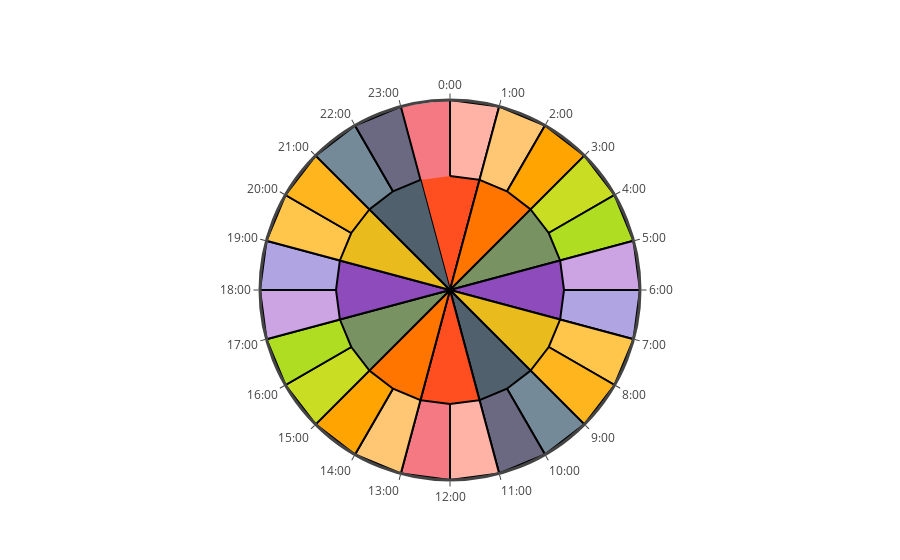

Write notebook code for a chart like this one.
### Code cell


### Figure 1 — Plotly figure (JSON) as saved in the notebook; plotly's stock layout.template omitted (floating-point values rounded to 4 significant figures)
{"data": [{"fill": "toself", "fillcolor": "#ffb3a7", "line": {"color": "black"}, "name": "子正", "r": [5, 5, 0, 0, 0, 0, 0, 0, 0, 0, 0, 0, 0, 0, 0, 0, 0, 0, 0, 0, 0, 0, 0, 0], "theta": ["0:00", "1:00", "2:00", "3:00", "4:00", "5:00", "6:00", "7:00", "8:00", "9:00", "10:00", "11:00", "12:00", "13:00", "14:00", "15:00", "16:00", "17:00", "18:00", "19:00", "20:00", "21:00", "22:00", "23:00"], "type": "scatterpolar", "uid": "515a1dfa-0132-4fba-9d79-58cbe2305857"}, {"fill": "toself", "fillcolor": "#ffc773", "line": {"color": "black"}, "name": "丑初", "r": [0, 5, 5, 0, 0, 0, 0, 0, 0, 0, 0, 0, 0, 0, 0, 0, 0, 0, 0, 0, 0, 0, 0, 0], "theta": ["0:00", "1:00", "2:00", "3:00", "4:00", "5:00", "6:00", "7:00", "8:00", "9:00", "10:00", "11:00", "12:00", "13:00", "14:00", "15:00", "16:00", "17:00", "18:00", "19:00", "20:00", "21:00", "22:00", "23:00"], "type": "scatterpolar", "uid": "41cab7e9-b76c-4fec-a17d-59e76bf0fcee"}, {"fill": "toself", "fillcolor": "#ffa400", "line": {"color": "black"}, "name": "丑正", "r": [0, 0, 5, 5, 0, 0, 0, 0, 0, 0, 0, 0, 0, 0, 0, 0, 0, 0, 0, 0, 0, 0, 0, 0], "theta": ["0:00", "1:00", "2:00", "3:00", "4:00", "5:00", "6:00", "7:00", "8:00", "9:00", "10:00", "11:00", "12:00", "13:00", "14:00", "15:00", "16:00", "17:00", "18:00", "19:00", "20:00", "21:00", "22:00", "23:00"], "type": "scatterpolar", "uid": "8d0a0db0-a96b-4c1a-b1ad-8ba151e23230"}, {"fill": "toself", "fillcolor": "#c9dd22", "line": {"color": "black"}, "name": "寅初", "r": [0, 0, 0, 5, 5, 0, 0, 0, 0, 0, 0, 0, 0, 0, 0, 0, 0, 0, 0, 0, 0, 0, 0, 0], "theta": ["0:00", "1:00", "2:00", "3:00", "4:00", "5:00", "6:00", "7:00", "8:00", "9:00", "10:00", "11:00", "12:00", "13:00", "14:00", "15:00", "16:00", "17:00", "18:00", "19:00", "20:00", "21:00", "22:00", "23:00"], "type": "scatterpolar", "uid": "9937b24f-aad8-4830-9f98-ffd3d8c9e9e0"}, {"fill": "toself", "fillcolor": "#afdd22", "line": {"color": "black"}, "name": "寅正", "r": [0, 0, 0, 0, 5, 5, 0, 0, 0, 0, 0, 0, 0, 0, 0, 0, 0, 0, 0, 0, 0, 0, 0, 0], "theta": ["0:00", "1:00", "2:00", "3:00", "4:00", "5:00", "6:00", "7:00", "8:00", "9:00", "10:00", "11:00", "12:00", "13:00", "14:00", "15:00", "16:00", "17:00", "18:00", "19:00", "20:00", "21:00", "22:00", "23:00"], "type": "scatterpolar", "uid": "db63ad2b-6e91-4f39-b810-fd261e76fe11"}, {"fill": "toself", "fillcolor": "#cca4e3", "line": {"color": "black"}, "name": "卯初", "r": [0, 0, 0, 0, 0, 5, 5, 0, 0, 0, 0, 0, 0, 0, 0, 0, 0, 0, 0, 0, 0, 0, 0, 0], "theta": ["0:00", "1:00", "2:00", "3:00", "4:00", "5:00", "6:00", "7:00", "8:00", "9:00", "10:00", "11:00", "12:00", "13:00", "14:00", "15:00", "16:00", "17:00", "18:00", "19:00", "20:00", "21:00", "22:00", "23:00"], "type": "scatterpolar", "uid": "12bc10e3-74db-4ee7-801a-db10b8a6fb6d"}, {"fill": "toself", "fillcolor": "#b0a4e3", "line": {"color": "black"}, "name": "卯正", "r": [0, 0, 0, 0, 0, 0, 5, 5, 0, 0, 0, 0, 0, 0, 0, 0, 0, 0, 0, 0, 0, 0, 0, 0], "theta": ["0:00", "1:00", "2:00", "3:00", "4:00", "5:00", "6:00", "7:00", "8:00", "9:00", "10:00", "11:00", "12:00", "13:00", "14:00", "15:00", "16:00", "17:00", "18:00", "19:00", "20:00", "21:00", "22:00", "23:00"], "type": "scatterpolar", "uid": "b14e3e2a-b679-4484-ab80-4b5638e3ceff"}, {"fill": "toself", "fillcolor": "#ffc64b", "line": {"color": "black"}, "name": "辰初", "r": [0, 0, 0, 0, 0, 0, 0, 5, 5, 0, 0, 0, 0, 0, 0, 0, 0, 0, 0, 0, 0, 0, 0, 0], "theta": ["0:00", "1:00", "2:00", "3:00", "4:00", "5:00", "6:00", "7:00", "8:00", "9:00", "10:00", "11:00", "12:00", "13:00", "14:00", "15:00", "16:00", "17:00", "18:00", "19:00", "20:00", "21:00", "22:00", "23:00"], "type": "scatterpolar", "uid": "e29878fc-6248-4cd4-a1f4-db1224e245cd"}, {"fill": "toself", "fillcolor": "#ffb61e", "line": {"color": "black"}, "name": "辰正", "r": [0, 0, 0, 0, 0, 0, 0, 0, 5, 5, 0, 0, 0, 0, 0, 0, 0, 0, 0, 0, 0, 0, 0, 0], "theta": ["0:00", "1:00", "2:00", "3:00", "4:00", "5:00", "6:00", "7:00", "8:00", "9:00", "10:00", "11:00", "12:00", "13:00", "14:00", "15:00", "16:00", "17:00", "18:00", "19:00", "20:00", "21:00", "22:00", "23:00"], "type": "scatterpolar", "uid": "83ba66ee-8ff9-4303-b057-45012f3565fa"}, {"fill": "toself", "fillcolor": "#758a99", "line": {"color": "black"}, "name": "巳初", "r": [0, 0, 0, 0, 0, 0, 0, 0, 0, 5, 5, 0, 0, 0, 0, 0, 0, 0, 0, 0, 0, 0, 0, 0], "theta": ["0:00", "1:00", "2:00", "3:00", "4:00", "5:00", "6:00", "7:00", "8:00", "9:00", "10:00", "11:00", "12:00", "13:00", "14:00", "15:00", "16:00", "17:00", "18:00", "19:00", "20:00", "21:00", "22:00", "23:00"], "type": "scatterpolar", "uid": "231b4b28-ea8f-440f-a9fb-7ad6023d4001"}, {"fill": "toself", "fillcolor": "#6b6882", "line": {"color": "black"}, "name": "巳正", "r": [0, 0, 0, 0, 0, 0, 0, 0, 0, 0, 5, 5, 0, 0, 0, 0, 0, 0, 0, 0, 0, 0, 0, 0], "theta": ["0:00", "1:00", "2:00", "3:00", "4:00", "5:00", "6:00", "7:00", "8:00", "9:00", "10:00", "11:00", "12:00", "13:00", "14:00", "15:00", "16:00", "17:00", "18:00", "19:00", "20:00", "21:00", "22:00", "23:00"], "type": "scatterpolar", "uid": "2f801165-cda3-4189-b672-e9629da6ad5b"}, {"fill": "toself", "fillcolor": "#ffb3a7", "line": {"color": "black"}, "name": "午初", "r": [0, 0, 0, 0, 0, 0, 0, 0, 0, 0, 0, 5, 5, 0, 0, 0, 0, 0, 0, 0, 0, 0, 0, 0], "theta": ["0:00", "1:00", "2:00", "3:00", "4:00", "5:00", "6:00", "7:00", "8:00", "9:00", "10:00", "11:00", "12:00", "13:00", "14:00", "15:00", "16:00", "17:00", "18:00", "19:00", "20:00", "21:00", "22:00", "23:00"], "type": "scatterpolar", "uid": "8a1a1859-1e89-493f-a73e-7390b20736aa"}, {"fill": "toself", "fillcolor": "#f47983", "line": {"color": "black"}, "name": "午正", "r": [0, 0, 0, 0, 0, 0, 0, 0, 0, 0, 0, 0, 5, 5, 0, 0, 0, 0, 0, 0, 0, 0, 0, 0], "theta": ["0:00", "1:00", "2:00", "3:00", "4:00", "5:00", "6:00", "7:00", "8:00", "9:00", "10:00", "11:00", "12:00", "13:00", "14:00", "15:00", "16:00", "17:00", "18:00", "19:00", "20:00", "21:00", "22:00", "23:00"], "type": "scatterpolar", "uid": "d4013e44-d330-48e2-b780-a50f2948be79"}, {"fill": "toself", "fillcolor": "#ffc773", "line": {"color": "black"}, "name": "未初", "r": [0, 0, 0, 0, 0, 0, 0, 0, 0, 0, 0, 0, 0, 5, 5, 0, 0, 0, 0, 0, 0, 0, 0, 0], "theta": ["0:00", "1:00", "2:00", "3:00", "4:00", "5:00", "6:00", "7:00", "8:00", "9:00", "10:00", "11:00", "12:00", "13:00", "14:00", "15:00", "16:00", "17:00", "18:00", "19:00", "20:00", "21:00", "22:00", "23:00"], "type": "scatterpolar", "uid": "95f9147c-9bae-4c86-8605-b87372d687e0"}, {"fill": "toself", "fillcolor": "#ffa400", "line": {"color": "black"}, "name": "未正", "r": [0, 0, 0, 0, 0, 0, 0, 0, 0, 0, 0, 0, 0, 0, 5, 5, 0, 0, 0, 0, 0, 0, 0, 0], "theta": ["0:00", "1:00", "2:00", "3:00", "4:00", "5:00", "6:00", "7:00", "8:00", "9:00", "10:00", "11:00", "12:00", "13:00", "14:00", "15:00", "16:00", "17:00", "18:00", "19:00", "20:00", "21:00", "22:00", "23:00"], "type": "scatterpolar", "uid": "2c81a82c-6b08-41ea-a8f9-c435d3873522"}, {"fill": "toself", "fillcolor": "#c9dd22", "line": {"color": "black"}, "name": "申初", "r": [0, 0, 0, 0, 0, 0, 0, 0, 0, 0, 0, 0, 0, 0, 0, 5, 5, 0, 0, 0, 0, 0, 0, 0], "theta": ["0:00", "1:00", "2:00", "3:00", "4:00", "5:00", "6:00", "7:00", "8:00", "9:00", "10:00", "11:00", "12:00", "13:00", "14:00", "15:00", "16:00", "17:00", "18:00", "19:00", "20:00", "21:00", "22:00", "23:00"], "type": "scatterpolar", "uid": "caab59c4-d945-49bf-9d69-3ac24526b2da"}, {"fill": "toself", "fillcolor": "#afdd22", "line": {"color": "black"}, "name": "申正", "r": [0, 0, 0, 0, 0, 0, 0, 0, 0, 0, 0, 0, 0, 0, 0, 0, 5, 5, 0, 0, 0, 0, 0, 0], "theta": ["0:00", "1:00", "2:00", "3:00", "4:00", "5:00", "6:00", "7:00", "8:00", "9:00", "10:00", "11:00", "12:00", "13:00", "14:00", "15:00", "16:00", "17:00", "18:00", "19:00", "20:00", "21:00", "22:00", "23:00"], "type": "scatterpolar", "uid": "ecf7575f-2c79-4a10-a99f-d30217a9e325"}, {"fill": "toself", "fillcolor": "#cca4e3", "line": {"color": "black"}, "name": "酉初", "r": [0, 0, 0, 0, 0, 0, 0, 0, 0, 0, 0, 0, 0, 0, 0, 0, 0, 5, 5, 0, 0, 0, 0, 0], "theta": ["0:00", "1:00", "2:00", "3:00", "4:00", "5:00", "6:00", "7:00", "8:00", "9:00", "10:00", "11:00", "12:00", "13:00", "14:00", "15:00", "16:00", "17:00", "18:00", "19:00", "20:00", "21:00", "22:00", "23:00"], "type": "scatterpolar", "uid": "6c649f85-56a8-4c83-86d6-cff706609d21"}, {"fill": "toself", "fillcolor": "#b0a4e3", "line": {"color": "black"}, "name": "酉正", "r": [0, 0, 0, 0, 0, 0, 0, 0, 0, 0, 0, 0, 0, 0, 0, 0, 0, 0, 5, 5, 0, 0, 0, 0], "theta": ["0:00", "1:00", "2:00", "3:00", "4:00", "5:00", "6:00", "7:00", "8:00", "9:00", "10:00", "11:00", "12:00", "13:00", "14:00", "15:00", "16:00", "17:00", "18:00", "19:00", "20:00", "21:00", "22:00", "23:00"], "type": "scatterpolar", "uid": "d7a1d615-0283-4130-91d4-8ae9fe86bac1"}, {"fill": "toself", "fillcolor": "#ffc64b", "line": {"color": "black"}, "name": "戌初", "r": [0, 0, 0, 0, 0, 0, 0, 0, 0, 0, 0, 0, 0, 0, 0, 0, 0, 0, 0, 5, 5, 0, 0, 0], "theta": ["0:00", "1:00", "2:00", "3:00", "4:00", "5:00", "6:00", "7:00", "8:00", "9:00", "10:00", "11:00", "12:00", "13:00", "14:00", "15:00", "16:00", "17:00", "18:00", "19:00", "20:00", "21:00", "22:00", "23:00"], "type": "scatterpolar", "uid": "70c012cb-14f3-4a2e-9866-712cc5fce7b1"}, {"fill": "toself", "fillcolor": "#ffb61e", "line": {"color": "black"}, "name": "戌正", "r": [0, 0, 0, 0, 0, 0, 0, 0, 0, 0, 0, 0, 0, 0, 0, 0, 0, 0, 0, 0, 5, 5, 0, 0], "theta": ["0:00", "1:00", "2:00", "3:00", "4:00", "5:00", "6:00", "7:00", "8:00", "9:00", "10:00", "11:00", "12:00", "13:00", "14:00", "15:00", "16:00", "17:00", "18:00", "19:00", "20:00", "21:00", "22:00", "23:00"], "type": "scatterpolar", "uid": "68d80e2a-f4d1-4bd9-99af-804d0c88f88b"}, {"fill": "toself", "fillcolor": "#758a99", "line": {"color": "black"}, "name": "亥初", "r": [0, 0, 0, 0, 0, 0, 0, 0, 0, 0, 0, 0, 0, 0, 0, 0, 0, 0, 0, 0, 0, 5, 5, 0], "theta": ["0:00", "1:00", "2:00", "3:00", "4:00", "5:00", "6:00", "7:00", "8:00", "9:00", "10:00", "11:00", "12:00", "13:00", "14:00", "15:00", "16:00", "17:00", "18:00", "19:00", "20:00", "21:00", "22:00", "23:00"], "type": "scatterpolar", "uid": "4be5f36d-4f5f-4986-bb34-39e08714f108"}, {"fill": "toself", "fillcolor": "#6b6882", "line": {"color": "black"}, "name": "亥正", "r": [0, 0, 0, 0, 0, 0, 0, 0, 0, 0, 0, 0, 0, 0, 0, 0, 0, 0, 0, 0, 0, 0, 5, 5], "theta": ["0:00", "1:00", "2:00", "3:00", "4:00", "5:00", "6:00", "7:00", "8:00", "9:00", "10:00", "11:00", "12:00", "13:00", "14:00", "15:00", "16:00", "17:00", "18:00", "19:00", "20:00", "21:00", "22:00", "23:00"], "type": "scatterpolar", "uid": "66b472fc-9418-4ef9-a0d4-52c6f13f02bf"}, {"fill": "toself", "fillcolor": "#f47983", "line": {"color": "black"}, "name": "子初", "r": [5, 0, 0, 0, 0, 0, 0, 0, 0, 0, 0, 0, 0, 0, 0, 0, 0, 0, 0, 0, 0, 0, 0, 5], "theta": ["0:00", "1:00", "2:00", "3:00", "4:00", "5:00", "6:00", "7:00", "8:00", "9:00", "10:00", "11:00", "12:00", "13:00", "14:00", "15:00", "16:00", "17:00", "18:00", "19:00", "20:00", "21:00", "22:00", "23:00"], "type": "scatterpolar", "uid": "85aeb6cd-6cf2-42d0-8cdb-3067cf05db77"}, {"fill": "toself", "fillcolor": "#ff4e20", "line": {"color": "black"}, "name": "子", "r": [3, 3, 0, 0, 0, 0, 0, 0, 0, 0, 0, 0, 0, 0, 0, 0, 0, 0, 0, 0, 0, 0, 0, 3], "theta": ["0:00", "1:00", "2:00", "3:00", "4:00", "5:00", "6:00", "7:00", "8:00", "9:00", "10:00", "11:00", "12:00", "13:00", "14:00", "15:00", "16:00", "17:00", "18:00", "19:00", "20:00", "21:00", "22:00", "23:00"], "type": "scatterpolar", "uid": "e10cf932-3829-4c9b-891a-ae3dd0470958"}, {"fill": "toself", "fillcolor": "#ff7500", "line": {"color": "black"}, "name": "丑", "r": [0, 3, 3, 3, 0, 0, 0, 0, 0, 0, 0, 0, 0, 0, 0, 0, 0, 0, 0, 0, 0, 0, 0, 0], "theta": ["0:00", "1:00", "2:00", "3:00", "4:00", "5:00", "6:00", "7:00", "8:00", "9:00", "10:00", "11:00", "12:00", "13:00", "14:00", "15:00", "16:00", "17:00", "18:00", "19:00", "20:00", "21:00", "22:00", "23:00"], "type": "scatterpolar", "uid": "35931282-07a0-423e-ac34-e2aebbbfa05f"}, {"fill": "toself", "fillcolor": "#789262", "line": {"color": "black"}, "name": "寅", "r": [0, 0, 0, 3, 3, 3, 0, 0, 0, 0, 0, 0, 0, 0, 0, 0, 0, 0, 0, 0, 0, 0, 0, 0], "theta": ["0:00", "1:00", "2:00", "3:00", "4:00", "5:00", "6:00", "7:00", "8:00", "9:00", "10:00", "11:00", "12:00", "13:00", "14:00", "15:00", "16:00", "17:00", "18:00", "19:00", "20:00", "21:00", "22:00", "23:00"], "type": "scatterpolar", "uid": "a3d66f22-5a07-4ca6-8281-15fea3c23cf3"}, {"fill": "toself", "fillcolor": "#8d4bbb", "line": {"color": "black"}, "name": "卯", "r": [0, 0, 0, 0, 0, 3, 3, 3, 0, 0, 0, 0, 0, 0, 0, 0, 0, 0, 0, 0, 0, 0, 0, 0], "theta": ["0:00", "1:00", "2:00", "3:00", "4:00", "5:00", "6:00", "7:00", "8:00", "9:00", "10:00", "11:00", "12:00", "13:00", "14:00", "15:00", "16:00", "17:00", "18:00", "19:00", "20:00", "21:00", "22:00", "23:00"], "type": "scatterpolar", "uid": "e050b425-2d94-47b1-a908-5f501c9f68a6"}, {"fill": "toself", "fillcolor": "#e9bb1d", "line": {"color": "black"}, "name": "辰", "r": [0, 0, 0, 0, 0, 0, 0, 3, 3, 3, 0, 0, 0, 0, 0, 0, 0, 0, 0, 0, 0, 0, 0, 0], "theta": ["0:00", "1:00", "2:00", "3:00", "4:00", "5:00", "6:00", "7:00", "8:00", "9:00", "10:00", "11:00", "12:00", "13:00", "14:00", "15:00", "16:00", "17:00", "18:00", "19:00", "20:00", "21:00", "22:00", "23:00"], "type": "scatterpolar", "uid": "2f89b68a-f520-4e7b-ab0d-bb29a7285568"}, {"fill": "toself", "fillcolor": "#50616d", "line": {"color": "black"}, "name": "巳", "r": [0, 0, 0, 0, 0, 0, 0, 0, 0, 3, 3, 3, 0, 0, 0, 0, 0, 0, 0, 0, 0, 0, 0, 0], "theta": ["0:00", "1:00", "2:00", "3:00", "4:00", "5:00", "6:00", "7:00", "8:00", "9:00", "10:00", "11:00", "12:00", "13:00", "14:00", "15:00", "16:00", "17:00", "18:00", "19:00", "20:00", "21:00", "22:00", "23:00"], "type": "scatterpolar", "uid": "b770e63d-98d3-4e2e-b9ec-4ecd7cc3acd5"}, {"fill": "toself", "fillcolor": "#ff4e20", "line": {"color": "black"}, "name": "午", "r": [0, 0, 0, 0, 0, 0, 0, 0, 0, 0, 0, 3, 3, 3, 0, 0, 0, 0, 0, 0, 0, 0, 0, 0], "theta": ["0:00", "1:00", "2:00", "3:00", "4:00", "5:00", "6:00", "7:00", "8:00", "9:00", "10:00", "11:00", "12:00", "13:00", "14:00", "15:00", "16:00", "17:00", "18:00", "19:00", "20:00", "21:00", "22:00", "23:00"], "type": "scatterpolar", "uid": "7095eaf2-a0dc-4f07-8d46-40bbf76e9f4e"}, {"fill": "toself", "fillcolor": "#ff7500", "line": {"color": "black"}, "name": "未", "r": [0, 0, 0, 0, 0, 0, 0, 0, 0, 0, 0, 0, 0, 3, 3, 3, 0, 0, 0, 0, 0, 0, 0, 0], "theta": ["0:00", "1:00", "2:00", "3:00", "4:00", "5:00", "6:00", "7:00", "8:00", "9:00", "10:00", "11:00", "12:00", "13:00", "14:00", "15:00", "16:00", "17:00", "18:00", "19:00", "20:00", "21:00", "22:00", "23:00"], "type": "scatterpolar", "uid": "36c9c182-bb5b-4b43-b608-f87444667c39"}, {"fill": "toself", "fillcolor": "#789262", "line": {"color": "black"}, "name": "申", "r": [0, 0, 0, 0, 0, 0, 0, 0, 0, 0, 0, 0, 0, 0, 0, 3, 3, 3, 0, 0, 0, 0, 0, 0], "theta": ["0:00", "1:00", "2:00", "3:00", "4:00", "5:00", "6:00", "7:00", "8:00", "9:00", "10:00", "11:00", "12:00", "13:00", "14:00", "15:00", "16:00", "17:00", "18:00", "19:00", "20:00", "21:00", "22:00", "23:00"], "type": "scatterpolar", "uid": "13a4590e-c360-4c13-bbf6-6c3f4ab9bbcf"}, {"fill": "toself", "fillcolor": "#8d4bbb", "line": {"color": "black"}, "name": "酉", "r": [0, 0, 0, 0, 0, 0, 0, 0, 0, 0, 0, 0, 0, 0, 0, 0, 0, 3, 3, 3, 0, 0, 0, 0], "theta": ["0:00", "1:00", "2:00", "3:00", "4:00", "5:00", "6:00", "7:00", "8:00", "9:00", "10:00", "11:00", "12:00", "13:00", "14:00", "15:00", "16:00", "17:00", "18:00", "19:00", "20:00", "21:00", "22:00", "23:00"], "type": "scatterpolar", "uid": "1f3ae3ff-cbad-4eba-a925-a676307b5b97"}, {"fill": "toself", "fillcolor": "#e9bb1d", "line": {"color": "black"}, "name": "戌", "r": [0, 0, 0, 0, 0, 0, 0, 0, 0, 0, 0, 0, 0, 0, 0, 0, 0, 0, 0, 3, 3, 3, 0, 0], "theta": ["0:00", "1:00", "2:00", "3:00", "4:00", "5:00", "6:00", "7:00", "8:00", "9:00", "10:00", "11:00", "12:00", "13:00", "14:00", "15:00", "16:00", "17:00", "18:00", "19:00", "20:00", "21:00", "22:00", "23:00"], "type": "scatterpolar", "uid": "370ce43a-3f12-4862-83e5-a0c55a790528"}, {"fill": "toself", "fillcolor": "#50616d", "line": {"color": "black"}, "name": "亥", "r": [0, 0, 0, 0, 0, 0, 0, 0, 0, 0, 0, 0, 0, 0, 0, 0, 0, 0, 0, 0, 0, 3, 3, 3], "theta": ["0:00", "1:00", "2:00", "3:00", "4:00", "5:00", "6:00", "7:00", "8:00", "9:00", "10:00", "11:00", "12:00", "13:00", "14:00", "15:00", "16:00", "17:00", "18:00", "19:00", "20:00", "21:00", "22:00", "23:00"], "type": "scatterpolar", "uid": "7eb8778d-a9fd-4446-9d81-04c863d2a367"}], "layout": {"polar": {"angularaxis": {"direction": "clockwise", "linewidth": 3, "visible": true}, "radialaxis": {"visible": false}}, "showlegend": false}}
